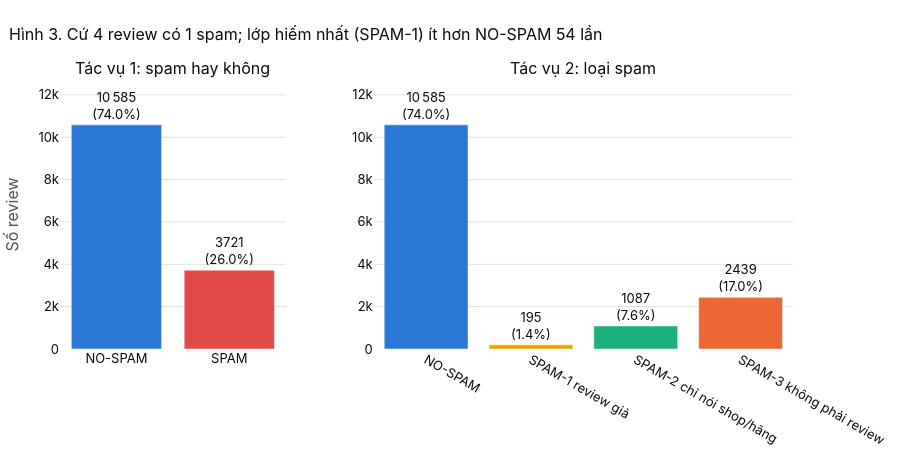

Source (notebook cell):
### Markdown cell above
<a id="scrollTo=s5"></a>
## 5. Phân tích khám phá (EDA)

Toàn bộ phần này chỉ dùng **tập train** (mục 2.2). Phân tích đi từ tổng quát đến chi tiết:

| Bước | Câu hỏi |
|---|---|
| 5.1 đến 5.3 | **Từng biến riêng lẻ:** nhãn, số sao và độ dài review phân bố thế nào? |
| 5.4 đến 5.7 | **Từng biến so với nhãn:** số sao, độ dài, cách viết và nội dung có khác nhau giữa các loại spam không? |
| 5.8 đến 5.9 | **Từ ngữ:** bộ từ vựng lớn đến đâu, từ nào đặc trưng cho mỗi loại spam? |
| 5.10 | **Một câu hỏi cụ thể:** review giả có phải là văn mẫu copy-paste không? |
| 5.11 | **Tổng kết:** EDA gợi ý gì cho bước làm sạch và xây dựng mô hình. |

### 5.1 Các nhãn có cân bằng không?

### Code cell
label_counts = train["label_name"].value_counts().sort_index()
type_counts = train["type_name"].value_counts().sort_index()

fig = make_subplots(rows=1, cols=2, column_widths=[0.35, 0.65], horizontal_spacing=0.12,
                    subplot_titles=("Tác vụ 1: spam hay không", "Tác vụ 2: loại spam"))
for col, counts, colors in [(1, label_counts, LABEL_COLORS), (2, type_counts, TYPE_COLORS)]:
    fig.add_trace(go.Bar(
        x=counts.index, y=counts.values, marker_color=[colors[name] for name in counts.index],
        customdata=counts.values / len(train) * 100,
        text=[f"{format_number(n)}<br>({n / len(train):.1%})" for n in counts], textposition="outside",
        hovertemplate="%{x}<br>%{y} review (%{customdata:.1f}% tập train)<extra></extra>"), row=1, col=col)
    fig.update_yaxes(range=[0, counts.max() * 1.2], row=1, col=col)
fig.update_yaxes(title_text="Số review", row=1, col=1)

ratio = type_counts.max() / type_counts.min()
show_fig(fig, f"Cứ 4 review có 1 spam; lớp hiếm nhất (SPAM-1) ít hơn NO-SPAM {ratio:.0f} lần",
         height=460, showlegend=False)

### Figure 1 — Plotly figure (JSON) as saved in the notebook; plotly's stock layout.template omitted (floating-point values rounded to 4 significant figures)
{"data": [{"customdata": [73.99, 26.01], "hovertemplate": "%{x}<br>%{y} review (%{customdata:.1f}% tập train)<extra></extra>", "marker": {"color": ["#2a78d6", "#e34948"]}, "text": ["10 585<br>(74.0%)", "3721<br>(26.0%)"], "textposition": "outside", "type": "bar", "x": ["NO-SPAM", "SPAM"], "xaxis": "x", "y": [10585, 3721], "yaxis": "y"}, {"customdata": [73.99, 1.363, 7.598, 17.05], "hovertemplate": "%{x}<br>%{y} review (%{customdata:.1f}% tập train)<extra></extra>", "marker": {"color": ["#2a78d6", "#eda100", "#1baf7a", "#eb6834"]}, "text": ["10 585<br>(74.0%)", "195<br>(1.4%)", "1087<br>(7.6%)", "2439<br>(17.0%)"], "textposition": "outside", "type": "bar", "x": ["NO-SPAM", "SPAM-1 review giả", "SPAM-2 chỉ nói shop/hãng", "SPAM-3 không phải review"], "xaxis": "x2", "y": [10585, 195, 1087, 2439], "yaxis": "y2"}], "layout": {"annotations": [{"font": {"size": 16}, "showarrow": false, "text": "Tác vụ 1: spam hay không", "x": 0.154, "xanchor": "center", "xref": "paper", "y": 1.0, "yanchor": "bottom", "yref": "paper"}, {"font": {"size": 16}, "showarrow": false, "text": "Tác vụ 2: loại spam", "x": 0.714, "xanchor": "center", "xref": "paper", "y": 1.0, "yanchor": "bottom", "yref": "paper"}], "height": 460, "showlegend": false, "title": {"text": "Hình 3. Cứ 4 review có 1 spam; lớp hiếm nhất (SPAM-1) ít hơn NO-SPAM 54 lần"}, "xaxis": {"anchor": "y", "domain": [0.0, 0.308]}, "xaxis2": {"anchor": "y2", "domain": [0.428, 1.0]}, "yaxis": {"anchor": "x", "domain": [0.0, 1.0], "range": [0, 12700.0], "title": {"text": "Số review"}}, "yaxis2": {"anchor": "x2", "domain": [0.0, 1.0], "range": [0, 12700.0]}}}
